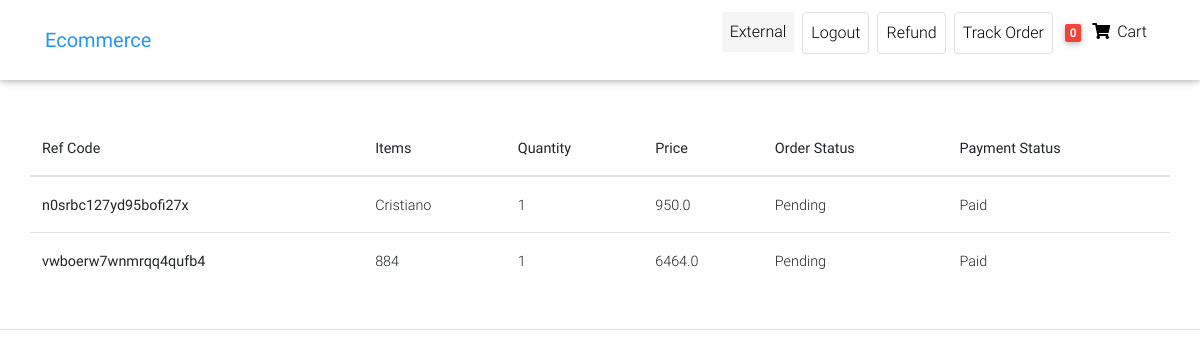
Page /track-order/ (signed in) on the earlier database version.
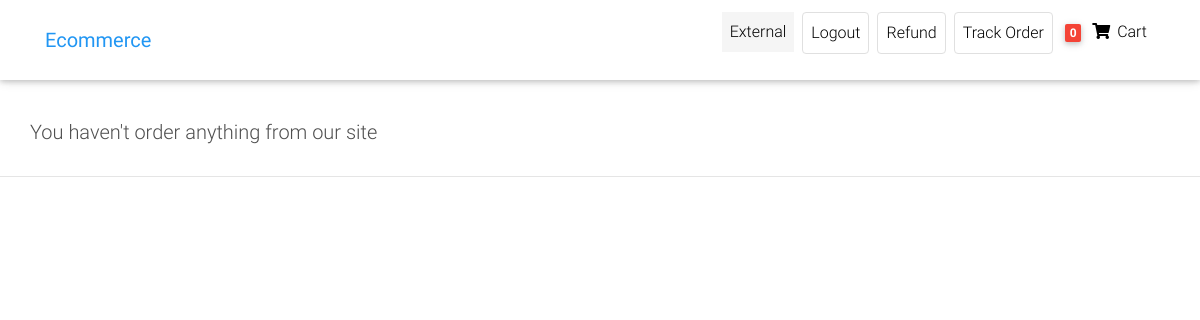
Same page on the later database version.
### front/models.py (models this page shows, shortened)
class Order(models.Model):
    user=models.ForeignKey(Customer,on_delete=models.CASCADE)
    ref_code=models.CharField(max_length=20,blank=True,null=True)
    items=models.ManyToManyField(OrderItem)
    start_date = models.DateTimeField(auto_now_add=True)
    ordered_date=models.DateField()
    ordered=models.BooleanField(default=False)#it check whether has been ordered or not
    billing_address=models.ForeignKey('Address',related_name='billing_address',on_delete=models.SET_NULL,blank=True,null=True)
    shipping_address=models.ForeignKey('Address',related_name='shipping_address',on_delete=models.SET_NULL,blank=True,null=True)
    payment_detail=models.ForeignKey('Payments',on_delete=models.SET_NULL,blank=True,null=True)
    coupon=models.ForeignKey('Coupon',on_delete=models.SET_NULL,blank=True,null=True)
    being_delivered=models.BooleanField(default=False)#deliver hogaya
    received=models.BooleanField(default=False)#order hmne receive karliya
    order_status=models.CharField(choices=status,max_length=10,default='Pe')
    refund_requested=models.BooleanField(default=False)
    refund_granted=models.BooleanField(default=False)
    def __str__(self):
        return self.user.username

class OrderItem(models.Model):
    user=models.ForeignKey(Customer,on_delete=models.CASCADE,null=True,blank=True)
    ordered=models.BooleanField(default=False)
    item=models.ForeignKey(Item,on_delete=models.CASCADE)
    quantity=models.IntegerField(default=1)
    def __str__(self):
        return f"{self.quantity} of {self.item.title}"

class Item(models.Model):
    title=models.CharField(max_length=50)
    price=models.FloatField()
    discount_price=models.FloatField(blank=True,null=True)
    category=models.CharField(choices=CATEGORY_CHOICES,max_length=2)
    label=models.CharField(choices=LABEL_CHOICES,max_length=1)
    slug=models.SlugField()
    description=models.TextField()
    image=models.ImageField(upload_to='Images',null=True,blank=True)

class Payments(models.Model):
    razorpay_id=models.CharField(max_length=50)
    user=models.ForeignKey(Customer,on_delete=models.SET_NULL,null=True,blank=True)
    amount=models.FloatField()
    timestamp=models.DateTimeField(auto_now_add=True)
    paid = models.BooleanField(default=False)#it check payment

### front/views.py (the view)
# urls.py: path('track-order/',  views.track_order, name='track-order'),
def track_order(request):
    ordered_items=Order.objects.prefetch_related('items').filter(user=request.user,ordered=True)
    print(ordered_items)
    for order in ordered_items:
        print(order.items.all())
    context={'ordered_items':ordered_items}
    return render(request,'Ecommerce/track_order.html',context)

### front/templatetags/cart_template_tags.py (called while the page is built)
@register.filter
def cart_item_count(user):
    if user.is_authenticated:
        qs=Order.objects.filter(user=user,ordered=False)
        if qs.exists():
            return qs[0].items.count()
    return 0

### front/templates/Ecommerce/track_order.html (shortened to what this page needs)
{% extends "Ecommerce/home-page.html" %}
{% load static %}
{% load cart_template_tags %}
{% block body %}
  {% include 'Ecommerce/navbar.html' %}
  <main class="mt-5 pt-4">
    <div class="container dark-grey-text mt-5">
      <div class="row wow fadeIn">
        {% if  ordered_items and user.is_authenticated %}
        <table class="table">
            <thead>
              <tr>
                <th scope="col">Ref Code</th>
                <th scope="col"> Items</th>
                <th scope="col"> Quantity</th>
                <th scope="col">Price</th>
                <th scope="col">Order Status</th>
                <th scope="col">Payment Status</th>
              </tr>
            </thead>
            <tbody>
                {% for order in ordered_items %}
                {% for orderitems in order.items.all %}
              <tr>
                <th scope="row">{{order.ref_code}}</th>
                <td>{{orderitems.item.title}}</td>
                <td>{{orderitems.quantity}}</td>
                <td>{{order.payment_detail.amount}}</td>
                <td>{{order.get_order_status_display}}</td>
                <td>
                    {% if order.payment_detail.paid %}Paid{% else %}Not Paid{% endif %}
                </td>
              </tr>
              {% endfor %}
              {% endfor %}
            </tbody>
          </table>
          {% else %}
          <h5>You haven't order anything from our site</h5>
    {% endif %}
      </div>
      </div>
  </main>
  <footer class="page-footer text-center font-small mt-4 wow fadeIn">
    <hr class="my-4">
  </footer>
  {% endblock body %}

Differences in the rows shown:
removed Order: ref_code "n0srbc127yd95bofi27x", payment_detail.amount "950.0", order_status "Pending"
removed OrderItem: item "Cristiano", quantity "1"
removed Order: ref_code "vwboerw7wnmrqq4qufb4", payment_detail.amount "6464.0", order_status "Pending"
removed OrderItem: item "884", quantity "1"
Other differences:
text no longer shown: "Ref Code Items Quantity Price Order Status Payment Status"
text now shown: "You haven't order anything from our site"
